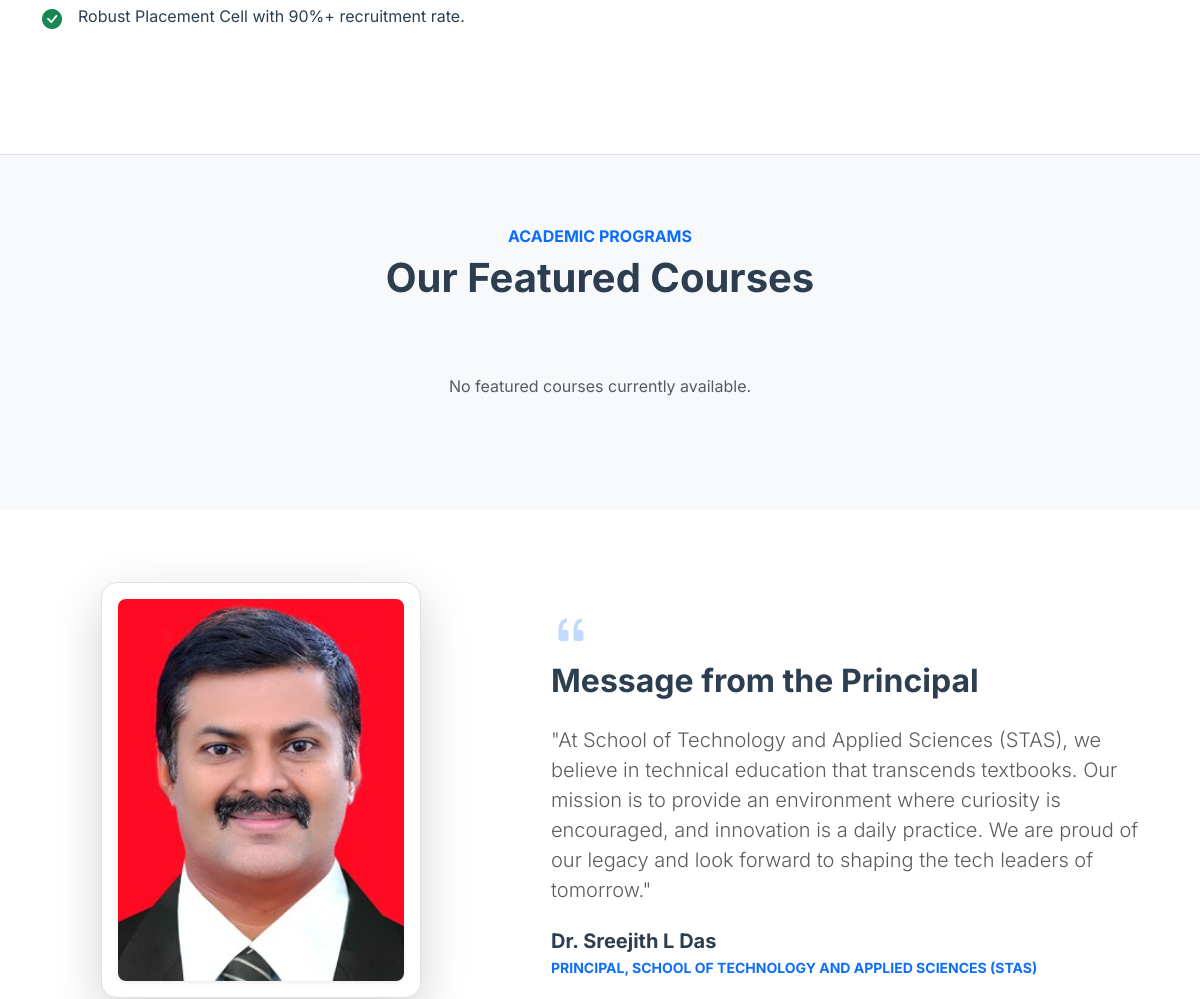
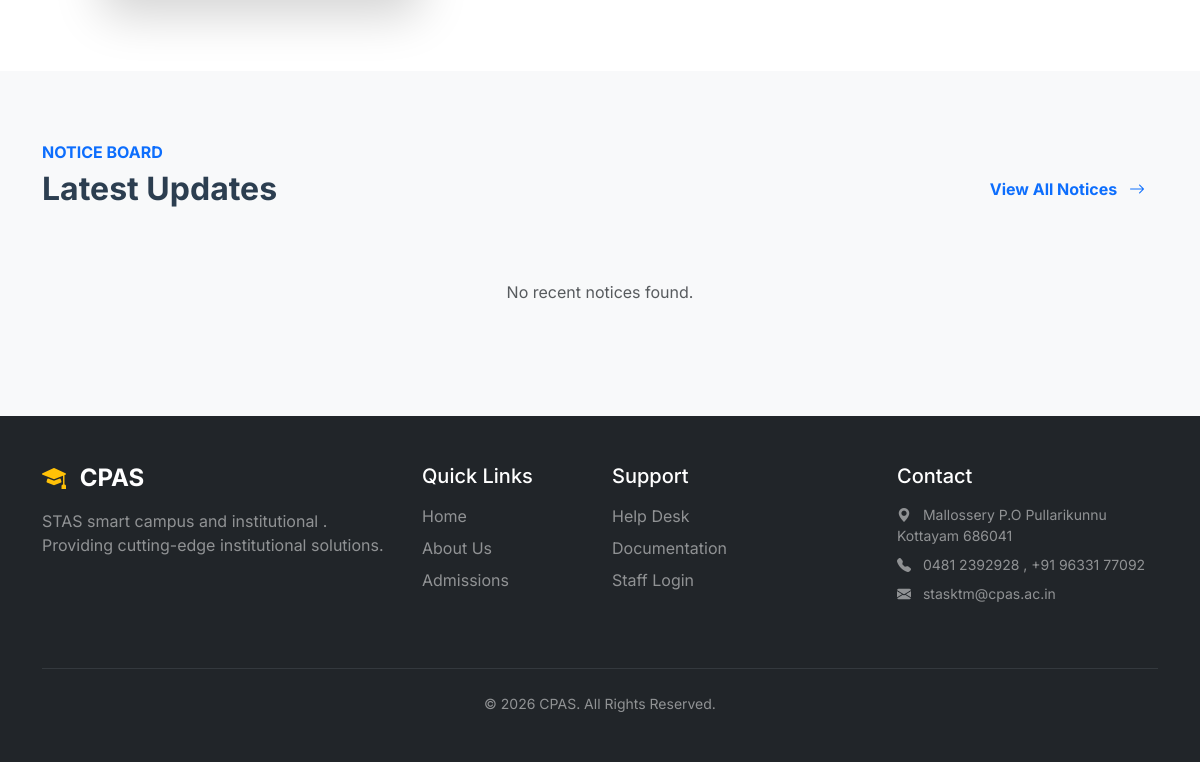
Before: / (lower part) with the older database file (2 pictures, top to bottom).
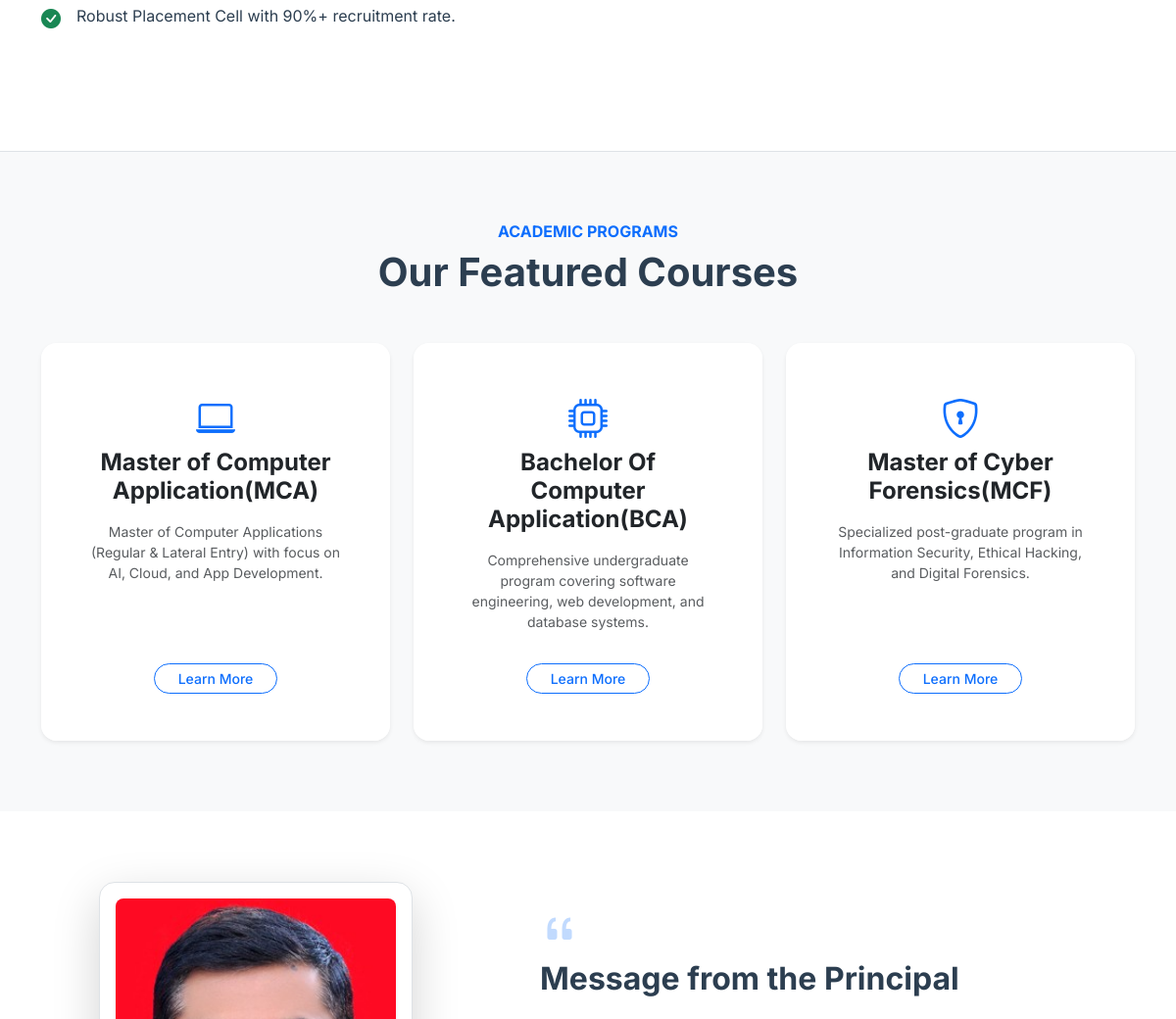
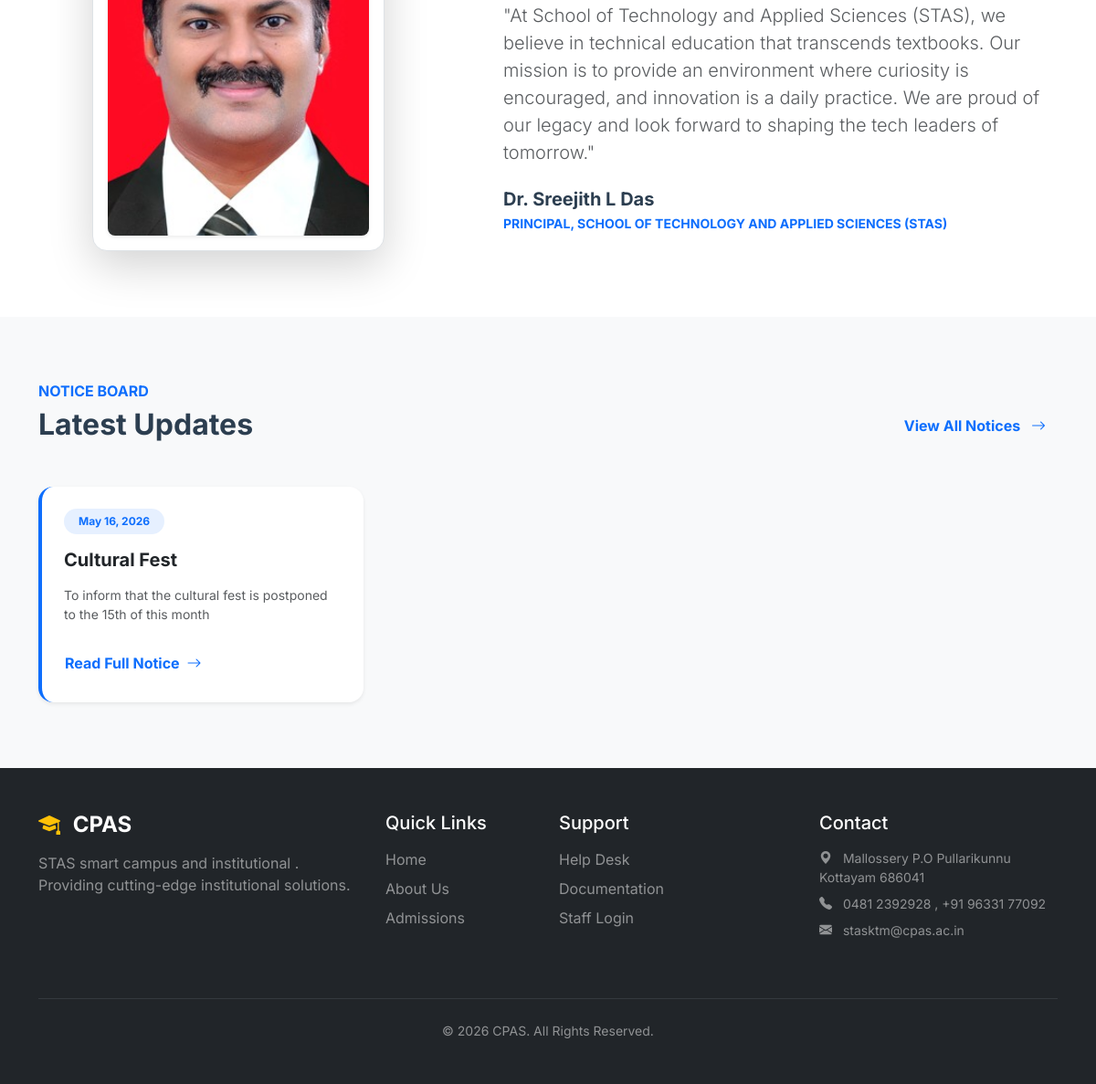
After: the same page with the newer database file (2 pictures, top to bottom).
### institutions/models.py (models this page shows, shortened)
class Institution(models.Model):
    institution_name = models.CharField(max_length=255)
    institution_code = models.CharField(max_length=50, unique=True)
    location = models.TextField()
    principal = models.OneToOneField(settings.AUTH_USER_MODEL, on_delete=models.SET_NULL, null=True, blank=True, related_name='principal_of', limit_choices_to={'role': 'INSTITUTION_ADMIN'})
    vice_principal = models.OneToOneField(settings.AUTH_USER_MODEL, on_delete=models.SET_NULL, null=True, blank=True, related_name='vice_principal_of', limit_choices_to={'role': 'INSTITUTION_ADMIN'})
    contact_email = models.EmailField()
    contact_phone = models.CharField(max_length=20, null=True, blank=True)
    logo = models.ImageField(upload_to='institutions/logos/', null=True, blank=True)
    established_date = models.DateField(null=True, blank=True)
    is_active = models.BooleanField(default=True)
    created_at = models.DateTimeField(auto_now_add=True)
    updated_at = models.DateTimeField(auto_now=True)
    @property
    def name(self):
        return self.institution_name

### accounts/models.py (models this page shows, shortened)
class User(AbstractUser):
    class Role(models.TextChoices):
        SUPER_ADMIN = 'SUPER_ADMIN', 'CPAS Admin'
        INSTITUTION_ADMIN = 'INSTITUTION_ADMIN', 'Principal / Vice Principal'
        HOD = 'HOD', 'HOD'
        FACULTY = 'FACULTY', 'Faculty'
        STUDENT = 'STUDENT', 'Student'
    email = models.EmailField(_('email address'), unique=True)
    role = models.CharField(max_length=20, choices=Role.choices, default=Role.STUDENT)
    phone_number = models.CharField(max_length=15, blank=True, null=True)
    profile_picture = models.ImageField(upload_to='profiles/', null=True, blank=True)
    USERNAME_FIELD = 'email'
    REQUIRED_FIELDS = []
    objects = CustomUserManager()

### courses/models.py (models this page shows, shortened)
class Course(models.Model):
    institution = models.ForeignKey(Institution, on_delete=models.CASCADE, related_name='courses')
    department = models.ForeignKey(Department, on_delete=models.CASCADE, related_name='courses')
    course_name = models.CharField(max_length=255)
    course_code = models.CharField(max_length=50)
    duration_years = models.PositiveIntegerField(default=3)
    total_semesters = models.PositiveIntegerField(default=6)
    intake_capacity = models.PositiveIntegerField(default=60)
    description = models.TextField(blank=True, null=True, help_text="Detailed overview of the course.")
    eligibility = models.TextField(blank=True, null=True, help_text="Eligibility criteria for admission.")
    is_featured = models.BooleanField(default=False, help_text="Display this course on the public homepage featured section.")
    icon_class = models.CharField(max_length=50, default='bi-mortarboard', help_text="Bootstrap icon class (e.g. bi-laptop, bi-shield-lock, bi-cpu).")
    is_active = models.BooleanField(default=True)
    created_at = models.DateTimeField(auto_now_add=True)
    class Meta:
        unique_together = (('department', 'course_code'), ('institution', 'course_code'))
        ordering = ['created_at']

### notifications/models.py (models this page shows, shortened)
class Notification(models.Model):
    class Priority(models.TextChoices):
        LOW = 'LOW', 'Low'
        NORMAL = 'NORMAL', 'Normal'
        HIGH = 'HIGH', 'High'
        URGENT = 'URGENT', 'Urgent'
    institution = models.ForeignKey(
        Institution, on_delete=models.SET_NULL,
        null=True, blank=True, related_name='notifications',
    )
    recipient = models.ForeignKey(
        User, on_delete=models.CASCADE,
        related_name='notifications',
        null=True, blank=True,
    )
    role_target = models.CharField(
        max_length=20, blank=True, null=True,
        help_text="Broadcast to all users with this role, e.g. STUDENT, FACULTY",
    )
    title = models.CharField(max_length=255)
    message = models.TextField()
    priority = models.CharField(
        max_length=10, choices=Priority.choices, default=Priority.NORMAL,
    )
    is_read = models.BooleanField(default=False)
    is_public = models.BooleanField(
        default=True,
        help_text="Public notices appear on all relevant dashboards.",
    )
    created_by = models.ForeignKey(
        User, on_delete=models.SET_NULL, null=True, blank=True,
        related_name='sent_notifications',
    )
    created_at = models.DateTimeField(auto_now_add=True)
    class Meta:
        ordering = ['-created_at']

### website/views.py (the view, shortened to what this page needs)
# urls.py: path('', views.home, name='home'),
def home(request):
    from courses.models import Course
    from institutions.models import Institution
    from notifications.models import Notification
    featured_courses = Course.objects.filter(is_featured=True, is_active=True).select_related('department')[:3]
    latest_notices = Notification.objects.filter(is_public=True, recipient__isnull=True).order_by('-created_at')[:3]
    institution = Institution.objects.first()
    return render(request, 'website/home.html', {
        'latest_notices': latest_notices,
        'featured_courses': featured_courses,
        'institution': institution,
    })

### accounts/context_processors.py (called while the page is built, shortened)
def user_institution(request):
    if not request.user.is_authenticated:
        return {}

### website/templates/website/home.html (shortened to what the changed rows need)
{% extends 'base_public.html' %}
{% load static %}
{% block public_content %}
<section class="py-5 bg-light">
    <div class="container py-4">
        <div class="text-center mb-5">
            <h2 class="fw-bold fs-1">Our Featured Courses</h2>
        </div>
        <div class="row g-4">
            {% for course in featured_courses %}
            <div class="col-md-4">
                <div class="card border-0 shadow-sm rounded-4 h-100 overflow-hidden card-hover">
                    <div class="p-5 text-center bg-white d-flex flex-column h-100 justify-content-between">
                        <div>
                            <i class="bi {{ course.icon_class }} fs-1 text-primary mb-3"></i>
                            <h4 class="fw-bold mb-3">{{ course.course_name }}</h4>
                            <p class="text-muted small">{{ course.description }}</p>
                        </div>
                        <div>
                            <a href="{% url 'website:course_detail' course.pk %}"
                                class="btn btn-outline-primary btn-sm rounded-pill px-4 mt-3">Learn More</a>
                        </div>
                    </div>
                </div>
            </div>
            {% empty %}
            <div class="col-12 text-center py-4">
                <p class="text-muted">No featured courses currently available.</p>
            </div>
            {% endfor %}
        </div>
    </div>
</section>
<section class="py-5 bg-white">
    <div class="container py-4">
        <div class="row g-5 align-items-center">
            <div class="col-lg-5 text-center">
                <div class="d-inline-block p-3 bg-white rounded-4 shadow-lg border" style="max-width: 320px;">
                    {% if institution.principal and institution.principal.profile_picture %}
                    <img src="{{ institution.principal.profile_picture.url }}" alt="Principal {{ institution.principal.get_full_name }}" class="img-fluid rounded-3 shadow-sm" style="aspect-ratio: 3/4; object-fit: cover; object-position: top center; width: 100%;">
                    {% else %}
                    <img src="/media/profiles/Sreejith%20l%20das.jpg" alt="Principal Dr. Sreejith L Das" class="img-fluid rounded-3 shadow-sm" style="aspect-ratio: 3/4; object-fit: cover; object-position: top center; width: 100%;">
                    {% endif %}
                </div>
            </div>
            <div class="col-lg-7">
                <div class="ps-lg-4">
                    <i class="bi bi-quote fs-1 text-primary opacity-25"></i>
                    <h2 class="fw-bold mb-4">Message from the Principal</h2>
                    <p class="lead text-muted mb-4 italic">"At {{ institution.name|default:'STAS Kottayam' }}, we believe in technical education that
                        transcends textbooks. Our mission is to provide an environment where curiosity is encouraged,
                        and innovation is a daily practice. We are proud of our legacy and look forward to shaping the
                        tech leaders of tomorrow."</p>
                    <h5 class="fw-bold mb-1">{{ institution.principal.get_full_name|default:institution.principal.email|default:"Principal" }}</h5>
                    <p class="text-primary mb-0 small text-uppercase fw-bold">Principal, {{ institution.name|default:"STAS Kottayam" }}</p>
                </div>
            </div>
        </div>
    </div>
</section>
<section class="py-5 bg-light">
    <div class="container py-4">
        <div class="d-flex justify-content-between align-items-end mb-5">
            <div>
                <h2 class="fw-bold mb-0">Latest Updates</h2>
            </div>
        </div>
        <div class="row g-4">
            {% for notice in latest_notices %}
            <div class="col-md-4">
                <div class="card border-0 shadow-sm rounded-4 h-100 overflow-hidden bg-white card-hover border-start border-primary border-4">
                    <div class="card-body p-4 d-flex flex-column justify-content-between">
                        <div>
                            <div class="d-flex align-items-center mb-3">
                                <span class="badge bg-primary bg-opacity-10 text-primary rounded-pill px-3 py-2 fw-bold">{{ notice.created_at|date:"M d, Y" }}</span>
                            </div>
                            <h5 class="fw-bold mb-3 text-dark">{{ notice.title }}</h5>
                            <p class="text-muted small mb-4">{{ notice.message|truncatechars:120 }}</p>
                        </div>
                        <div>
                            <a href="{% url 'website:notices' %}" class="btn btn-link px-0 text-primary fw-bold text-decoration-none small">Read Full Notice <i class="bi bi-arrow-right ms-1"></i></a>
                        </div>
                    </div>
                </div>
            </div>
            {% empty %}
            <div class="col-12 text-center py-4">
                <p class="text-muted">No recent notices found.</p>
            </div>
            {% endfor %}
        </div>
    </div>
</section>
{% endblock %}

Changed rows visible on the page:
now on this page (row edited): Course: course_name "Master of Computer Application(MCA)", description "Master of Computer Applications (Regular & Lateral Entry) with focus on AI, Cloud, and App Development."
now on this page (row edited): Course: course_name "Bachelor Of Computer Application(BCA)", description "Comprehensive undergraduate program covering software engineering, web development, and database systems."
now on this page (row edited): Course: course_name "Master of Cyber Forensics(MCF)", description "Specialized post-graduate program in Information Security, Ethical Hacking, and Digital Forensics."
changed through a linked row, Institution "School of Technology and Applied Sciences (STAS)": principal.profile_picture: picture added
now on this page (row edited): Notification: created_at "May 16, 2026", title "Cultural Fest", message "To inform that the cultural fest is postponed to the 15th of this month"
Other visible differences:
text no longer shown: "No featured courses currently available. No recent notices found."
